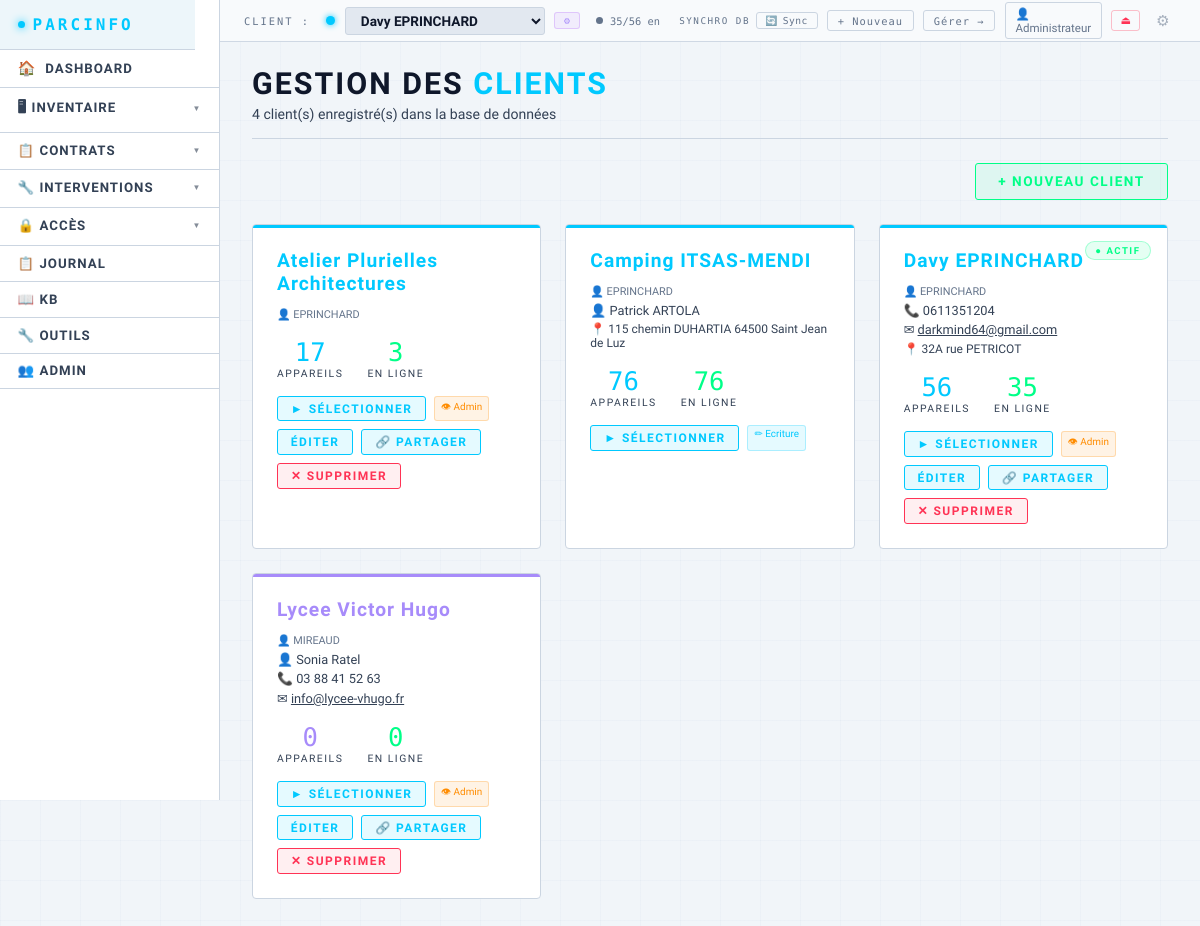
The page /clients (signed in) on the database its author committed.
### tables this page shows
CREATE TABLE clients (
        id INTEGER PRIMARY KEY AUTOINCREMENT,
        nom TEXT NOT NULL DEFAULT '',
        contact TEXT DEFAULT '',
        telephone TEXT DEFAULT '',
        email TEXT DEFAULT '',
        adresse TEXT DEFAULT '',
        notes TEXT DEFAULT '',
        couleur TEXT DEFAULT '#00c9ff',
        date_creation TEXT DEFAULT '',
        date_maj TEXT DEFAULT '', auth_user_id INTEGER DEFAULT NULL);

### app.py (the view)
@app.route('/clients')
@login_required
def liste_clients():
    clients = get_clients()   # filtre par user + champ acces
    conn = get_db()
    for cl in clients:
        cl['nb_appareils'] = conn.execute('SELECT COUNT(*) FROM appareils WHERE client_id=?', (cl['id'],)).fetchone()[0]
        cl['nb_actifs']    = conn.execute('SELECT COUNT(*) FROM appareils WHERE client_id=? AND en_ligne=1', (cl['id'],)).fetchone()[0]
    conn.close()
    return render_template('clients.html', clients=clients, client_actif_id=get_client_id())

### templates/clients.html (shortened to what this page needs)
{% extends "base.html" %}
{% block content %}
<div class="page-header">
    <h1>Gestion des <span>Clients</span></h1>
    <p>{{ clients|length }} client(s) enregistré(s) dans la base de données</p>
</div>
<div class="actions-row">
    <a href="/client/nouveau" class="btn btn-success">+ Nouveau client</a>
</div>
{% if clients %}
<div class="grid-3">
    {% for cl in clients %}
    <div class="client-card">
        <div class="accent-bar" style="background: {{ cl.couleur or '#00c9ff' }};"></div>
        {% if cl.id == client_actif_id %}
        <div class="client-actif-badge">&#9679; Actif</div>
        {% endif %}
        <div class="client-nom" style="color: {{ cl.couleur or '#00c9ff' }}">{{ cl.nom }}</div>
        {% if cl.owner_login and cl.owner_login != session.get('auth_user_login') %}
        <div class="meta" style="font-size:.68rem;color:var(--text-muted);">👤 {{ cl.owner_nom or cl.owner_login }}</div>
        {% endif %}
        {% if cl.contact %}<div class="meta">&#128100; {{ cl.contact }}</div>{% endif %}
        {% if cl.telephone %}<div class="meta">&#128222; {{ cl.telephone }}</div>{% endif %}
        {% if cl.email %}<div class="meta">&#9993; <a href="mailto:{{ cl.email }}" style="color:inherit;">{{ cl.email }}</a></div>{% endif %}
        {% if cl.adresse %}<div class="meta" style="font-size:0.75rem;">&#128205; {{ cl.adresse }}</div>{% endif %}
        <div class="stats">
            <div class="stat">
                <div class="stat-n" style="color:{{ cl.couleur or '#00c9ff' }}">{{ cl.nb_appareils }}</div>
                <div class="stat-l">Appareils</div>
            </div>
            <div class="stat">
                <div class="stat-n" style="color: var(--accent-green)">{{ cl.nb_actifs }}</div>
                <div class="stat-l">En ligne</div>
            </div>
        </div>
        <div class="actions">
            <a href="/client/{{ cl.id }}/selectionner?next=/" class="btn btn-primary btn-sm">
                &#9658; Sélectionner
            </a>
            {% if cl.acces is defined %}
            <span style="font-size:.62rem;padding:2px 6px;border-radius:3px;
                {% if cl.acces == 'proprietaire' %}background:rgba(0,255,136,.1);color:var(--accent-green);border:1px solid rgba(0,255,136,.25);
                {% elif cl.acces == 'ecriture' %}background:rgba(0,201,255,.1);color:var(--accent);border:1px solid rgba(0,201,255,.25);
                {% else %}background:rgba(255,140,0,.1);color:var(--accent-orange);border:1px solid rgba(255,140,0,.25);{% endif %}">
                {% if cl.acces == 'proprietaire' %}🔑{% elif cl.acces == 'ecriture' %}✏{% else %}👁{% endif %}
                {{ cl.acces|capitalize }}
            </span>
            {% endif %}
            {% if cl.acces == 'proprietaire' %}
            <a href="/client/{{ cl.id }}/editer" class="btn btn-primary btn-sm">Éditer</a>
            <a href="/client/{{ cl.id }}/partager" class="btn btn-primary btn-sm" title="Partager ce client">🔗 Partager</a>
            {% if clients|length > 1 %}
            <form method="POST" action="/client/{{ cl.id }}/supprimer"
                  onsubmit="return confirm('Supprimer « {{ cl.nom }} » et TOUTES ses données ?')">
                <button type="submit" class="btn btn-danger btn-sm">✕ Supprimer</button>
            </form>
            {% endif %}
            {% elif cl.acces == 'admin' %}
            <a href="/client/{{ cl.id }}/editer" class="btn btn-primary btn-sm">Éditer</a>
            <a href="/client/{{ cl.id }}/partager" class="btn btn-primary btn-sm" title="Partager ce client">🔗 Partager</a>
            <form method="POST" action="/client/{{ cl.id }}/supprimer"
                  onsubmit="return confirm('Supprimer « {{ cl.nom }} » et TOUTES ses données ?')">
                <button type="submit" class="btn btn-danger btn-sm">✕ Supprimer</button>
            </form>
            {% endif %}
        </div>
    </div>
    {% endfor %}
</div>
{% else %}
<div class="card" style="text-align:center; padding:3rem;">
    <p style="color:var(--text-secondary); margin-bottom:1.5rem;">Aucun client enregistré.</p>
    <a href="/client/nouveau" class="btn btn-success">+ Créer le premier client</a>
</div>
{% endif %}
{% endblock %}

### templates/base.html (shortened to what this page needs)
<!DOCTYPE html>
<html lang="fr">
<head>
</head>
<body class="{{ 'theme-light' if cfg.get('mode') == 'light' else '' }}{{ ' nav-left' if cfg.get('nav_mode') == 'vertical' else '' }}">
<div class="client-bar">
    <span class="client-bar-label">Client :</span>
    <div class="client-select-wrap">
        {% set active_cl = clients | selectattr('id','eq', client_actif_id) | first | default(None) %}
        <span class="client-dot" style="color:{{ active_cl.couleur if active_cl else '#00c9ff' }}; background:{{ active_cl.couleur if active_cl else '#00c9ff' }};"></span>
        <select id="client-dropdown" onchange="changerClientAvecConfirmation(this)" data-current-value="{{ client_actif_id or '' }}">
            {% for cl in clients %}
            <option value="{{ cl.id }}" {% if cl.id == client_actif_id %}selected{% endif %}>{{ cl.nom }}</option>
            {% endfor %}
        </select>
        {% set acces_actif = active_cl.acces if active_cl and active_cl.acces is defined else '' %}
        {% if acces_actif %}
        <div class="topbar-acces-badge topbar-acces-{{ acces_actif }}" title="{% if acces_actif == 'proprietaire' %}Vous êtes propriétaire{% elif acces_actif == 'ecriture' %}Partagé — lecture/écriture{% elif acces_actif == 'admin' %}Accès administrateur{% else %}Partagé — lecture seule{% endif %}">
            {% if acces_actif == 'proprietaire' %}🔑{% elif acces_actif == 'ecriture' %}✏ R/W{% elif acces_actif == 'admin' %}⚙{% else %}👁{% endif %}
        </div>
        {% endif %}
    </div>
    <div class="wd-topbar idle" id="wd-global-bar">
        <span class="wd-dot"></span>
        <span id="wd-global-text">…</span>
    </div>
    <div class="client-bar-actions">
        {% if cfg.get('db_type') == 'sync' %}
        <div id="topbar-sync-wrap" style="display:flex;align-items:center;gap:.35rem;">
        {% else %}
        <div id="topbar-sync-wrap" style="display:none;align-items:center;gap:.35rem;">
        {% endif %}
            <span style="font-family:'Share Tech Mono',monospace;font-size:.58rem;letter-spacing:1.5px;
                         text-transform:uppercase;color:var(--text-muted);white-space:nowrap;">Synchro DB</span>
            <button class="topbar-sync-btn" id="topbar-sync-btn"
                    onclick="syncNow()" title="Base de données — mode synchronisation&#10;Cliquer pour synchroniser maintenant">
                <span class="topbar-sync-icon" id="topbar-sync-icon">🔄</span>
                <span id="topbar-sync-label">Sync…</span>
            </button>
        </div>
        <a href="/client/nouveau" class="client-bar-link">+ Nouveau</a>
        <a href="/clients" class="client-bar-link">Gérer →</a>
        {% if session.get('auth_user_id') %}
        <a href="/profil" style="display:flex;align-items:center;gap:.4rem;text-decoration:none;
            border:1px solid var(--border);border-radius:3px;padding:.2rem .6rem;
            font-size:.72rem;color:var(--text-muted);transition:all .15s;"
           onmouseover="this.style.borderColor='var(--accent)';this.style.color='var(--text-secondary)'"
           onmouseout="this.style.borderColor='var(--border)';this.style.color='var(--text-muted)'">
            👤 {{ session.get('auth_user_nom', 'Profil') }}
        </a>
        <a href="/logout" style="border:1px solid rgba(255,51,85,.3);border-radius:3px;padding:.2rem .5rem;
            font-size:.7rem;color:var(--accent-red);text-decoration:none;" title="Déconnexion">⏏</a>
        {% endif %}
        <button class="topbar-gear" onclick="toggleConfig()" title="Paramètres">⚙</button>
    </div>
</div>
{% set ep = request.endpoint %}
{% set inv_active = ep in ['liste_appareils','nouvel_appareil','editer_appareil','liste_peripheriques','nouveau_peripherique','editer_peripherique','parc_general','baie_brassage','page_scan','liste_plans','editer_plan'] %}
{% set contrats_active = ep in ['liste_contrats','nouveau_contrat','editer_contrat','detail_contrat'] %}
{% set secu_active = ep in ['liste_identifiants','nouvel_identifiant','editer_identifiant','liste_utilisateurs','nouvel_utilisateur','editer_utilisateur','droits_utilisateur'] %}
<nav>
    <a href="/" class="nav-brand">PARCINFO</a>
    <a href="/" {% if ep == 'index' %}class="active"{% endif %}>
        <span style="font-size:.9rem;">🏠</span> DASHBOARD
    </a>
    <div class="nav-group">
        <button class="nav-group-btn {% if inv_active %}active{% endif %}">
            🖥 Inventaire <span class="arr">▼</span>
        </button>
    </div>
    <div class="nav-group">
        <button class="nav-group-btn {% if contrats_active %}active{% endif %}">
            📋 Contrats <span class="arr">▼</span>
        </button>
    </div>
    <div class="nav-group">
        <button class="nav-group-btn {% if ep in ['liste_interventions','nouveau_intervention','detail_intervention','editer_intervention'] %}active{% endif %}">
            🔧 Interventions <span class="arr">▼</span>
        </button>
    </div>
    <div class="nav-group">
        <button class="nav-group-btn {% if secu_active %}active{% endif %}">
            🔒 Accès <span class="arr">▼</span>
        </button>
    </div>
    <a href="/historique" {% if ep == 'page_historique' %}class="active"{% endif %}>📋 Journal</a>
    <a href="/kb" {% if ep == 'page_kb' %}class="active"{% endif %}>📖 KB</a>
    <a href="/outils" {% if ep == 'page_outils' %}class="active"{% endif %}>🔧 Outils</a>
    {% if session.get('auth_user_role') == 'admin' %}
    <a href="/admin/utilisateurs" {% if ep in ['admin_utilisateurs','admin_nouvel_utilisateur','admin_editer_utilisateur'] %}class="active"{% endif %}>👥 Admin</a>
    {% endif %}
    <div class="nav-spacer"></div>
</nav>
<main>
    {% set ep = request.endpoint %}
    {% set bc = [] %}
    {% if ep in ['nouvel_appareil','editer_appareil'] %}
        {% set _ = bc.append(('Inventaire', None)) %}
        {% set _ = bc.append(('Appareils', '/appareils')) %}
        {% set _ = bc.append(('Ajouter' if ep == 'nouvel_appareil' else 'Modifier', None)) %}
    {% elif ep in ['nouveau_peripherique','editer_peripherique'] %}
        {% set _ = bc.append(('Inventaire', None)) %}
        {% set _ = bc.append(('Périphériques', '/peripheriques')) %}
        {% set _ = bc.append(('Ajouter' if ep == 'nouveau_peripherique' else 'Modifier', None)) %}
    {% elif ep in ['nouveau_contrat','editer_contrat'] %}
        {% set _ = bc.append(('Contrats', '/contrats')) %}
        {% set _ = bc.append(('Ajouter' if ep == 'nouveau_contrat' else 'Modifier', None)) %}
    {% elif ep == 'detail_contrat' %}
        {% set _ = bc.append(('Contrats', '/contrats')) %}
        {% set _ = bc.append(('Détail', None)) %}
    {% elif ep in ['nouvel_identifiant','editer_identifiant'] %}
        {% set _ = bc.append(('Accès', None)) %}
        {% set _ = bc.append(('Identifiants', '/identifiants')) %}
        {% set _ = bc.append(('Ajouter' if ep == 'nouvel_identifiant' else 'Modifier', None)) %}
    {% elif ep in ['nouvel_utilisateur','editer_utilisateur'] %}
        {% set _ = bc.append(('Accès', None)) %}
        {% set _ = bc.append(('Utilisateurs', '/utilisateurs')) %}
        {% set _ = bc.append(('Ajouter' if ep == 'nouvel_utilisateur' else 'Modifier', None)) %}
    {% elif ep == 'droits_utilisateur' %}
        {% set _ = bc.append(('Accès', None)) %}
        {% set _ = bc.append(('Utilisateurs', '/utilisateurs')) %}
        {% set _ = bc.append(('Droits', None)) %}
    {% elif ep == 'parc_general' %}
        {% set _ = bc.append(('Inventaire', None)) %}
        {% set _ = bc.append(('Parc général', None)) %}
    {% elif ep == 'baie_brassage' %}
        {% set _ = bc.append(('Inventaire', None)) %}
        {% set _ = bc.append(('Baie de brassage', None)) %}
    {% elif ep == 'page_scan' %}
        {% set _ = bc.append(('Inventaire', None)) %}
        {% set _ = bc.append(('Scan réseau', None)) %}
    {% endif %}
    {% block content %}{% endblock %}
</main>
    {% set _sk2 = [] %}
</body>
</html>

### rows shown on the page
clients: nom "Atelier Plurielles Architectures", nom "EPRINCHARD", nb_appareils "17", nb_actifs "3", acces "Admin"
clients: nom "Camping ITSAS-MENDI", nom "EPRINCHARD", contact "Patrick ARTOLA", adresse "115 chemin DUHARTIA 64500 Saint Jean de Luz", nb_appareils "76", nb_actifs "76", acces "Ecriture"
clients: shows "● ACTIF", nom "Davy EPRINCHARD", nom "EPRINCHARD", telephone "0611351204", email "darkmind64@gmail.com", adresse "32A rue PETRICOT", nb_appareils "56", nb_actifs "35", acces "Admin"
clients: nom "Lycee Victor Hugo", nom "MIREAUD", contact "Sonia Ratel", telephone "03 88 41 52 63", email "info@lycee-vhugo.fr", nb_appareils "0", nb_actifs "0", acces "Admin"

### other values the page prints
{{ session.get('auth_user_nom', 'Profil') }} "Administrateur"
{{ clients|length }} "4"
form field value "Davy EPRINCHARD"
